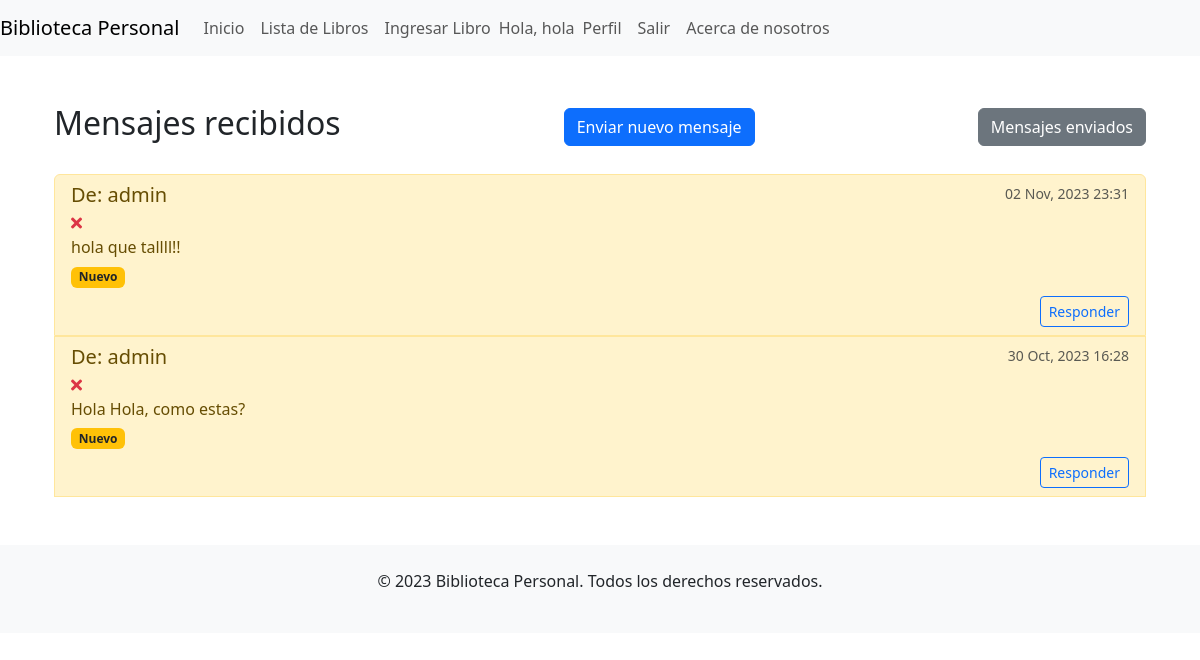
Screenshot of /mensajes/bandeja_entrada/ (signed in) with the database file from the repository.
### mensajeria/models.py (models this page shows, shortened)
class Mensaje(models.Model):
    emisor = models.ForeignKey(User, related_name='mensajes_enviados', on_delete=models.CASCADE)
    receptor = models.ForeignKey(User, related_name='mensajes_recibidos', on_delete=models.CASCADE)
    contenido = models.TextField()
    fecha_enviado = models.DateTimeField(auto_now_add=True)
    leido = models.BooleanField(default=False)
    mensaje_original = models.ForeignKey('self', null=True, blank=True, on_delete=models.SET_NULL, related_name='respuestas')

### mensajeria/views.py (the view)
# urls.py: path('bandeja_entrada/', views.bandeja_entrada, name='bandeja_entrada'),
@login_required
def bandeja_entrada(request):
    mensajes_recibidos = Mensaje.objects.filter(receptor=request.user).order_by('-fecha_enviado')
    form = MensajeForm()
    return render(request, 'mensajeria/bandeja_entrada.html', {'mensajes': mensajes_recibidos, 'form': form})

### mensajeria/templates/mensajeria/bandeja_entrada.html (shortened to what this page needs)
{% extends "inicio/homepage.html" %} {% block content %}
<div class="container mt-5 mb-5">
  <div class="d-flex justify-content-between align-items-center">
    <h2>Mensajes recibidos</h2>
    <button
      type="button"
      class="btn btn-primary"
      data-bs-toggle="modal"
      data-bs-target="#enviarMensajeModal"
    >
      Enviar nuevo mensaje
    </button>
    <a href="{% url 'mensajes_enviados' %}" class="btn btn-secondary">
      Mensajes enviados
    </a>
  </div>
  {% if mensajes %}
  <ul class="list-group mt-4">
    {% for mensaje in mensajes %}
    <li
      class="list-group-item {% if not mensaje.leido %}list-group-item-warning{% endif %}"
    >
      <div class="d-flex w-100 justify-content-between">
        <h5 class="mb-1">De: {{ mensaje.emisor.username }}</h5>
        <small class="text-muted"
          >{{ mensaje.fecha_enviado|date:"d M, Y H:i" }}</small
        >
      </div>
      <div class="d-flex align-items-center">
        <a
          href="{% url 'eliminar_mensaje' mensaje.id %}"
          class="text-danger mr-2"
          title="Eliminar mensaje"
        >
          <i class="fas fa-times"></i>
        </a>
      </div>
      <p class="mb-1">{{ mensaje.contenido|truncatewords:20 }}</p>
      {% if not mensaje.leido %}
      <span class="badge bg-warning text-dark">Nuevo</span>
      {% endif %}
      <div class="mt-2 d-flex justify-content-end">
        {% if mensaje.emisor %}
        <button
          type="button"
          class="btn btn-sm btn-outline-primary"
          data-bs-toggle="modal"
          data-bs-target="#responderMensajeModal-{{ mensaje.id }}"
        >
          Responder
        </button>
        {% else %}
        <small class="text-muted"
          >El usuario no existe o ha desactivado su cuenta.</small
        >
        {% endif %}
      </div>
    </li>
    {% endfor %}
  </ul>
  {% else %}
  <div class="alert alert-info mt-3">Todavía no tienes ningún mensaje.</div>
  {% endif %}
</div>
{% endblock %}

### inicio/templates/inicio/homepage.html (shortened to what this page needs)
{% load static %}
<!DOCTYPE html>
<html lang="en">
  <head>
    <link rel="stylesheet" href="{% static 'css/bootstrap.min.css' %}" />
    <link
      rel="stylesheet"
      href="https://cdnjs.cloudflare.com/ajax/libs/font-awesome/5.15.3/css/all.min.css"
    />
    <link
      rel="stylesheet"
      type="text/css"
      href="{% static 'css/custom.css' %}"
    />
  </head>
  <body>
    <nav class="navbar navbar-expand-lg navbar-light bg-light">
      <a class="navbar-brand" href="#">Biblioteca Personal</a>
      <div class="collapse navbar-collapse" id="navbarNav">
        <ul class="navbar-nav">
          <li class="nav-item active">
            <a
              class="nav-link btn btn-outline-primary"
              href="{% url 'homepage' %}"
              >Inicio</a
            >
          </li>
          {% if user.is_authenticated %}
          <li class="nav-item">
            <a class="nav-link" href="{% url 'lista_libros' %}"
              >Lista de Libros</a
            >
          </li>
          <li class="nav-item">
            <a class="nav-link" href="{% url 'ingresar_libro' %}"
              >Ingresar Libro</a
            >
          </li>
          {% endif %}
        </ul>
        <ul class="navbar-nav ml-auto">
          {% if user.is_authenticated %}
          <span class="navbar-text greeting-text"
            >Hola, {{ user.username }}</span
          >
          <li class="nav-item">
            <a class="nav-link" href="{% url 'perfil' %}">Perfil</a>
          </li>
          <li class="nav-item">
            <a class="nav-link greeting-link" href="{% url 'logout' %}"
              >Salir</a
            >
          </li>
          {% endif %}
          <li class="nav-item">
            <a class="nav-link" href="{% url 'about' %}">Acerca de nosotros</a>
          </li>
        </ul>
      </div>
    </nav>
    <div class="container mt-4">
       {% block content %} {% endblock %}
    </div>
    <footer class="bg-light py-4 mt-4">
      <div class="container text-center">
        <p>&copy; 2023 Biblioteca Personal. Todos los derechos reservados.</p>
      </div>
    </footer>
  </body>
</html>

### static/css/custom.css (style rules this page uses)
.navbar-nav.ml-auto { display: flex; align-items: center; }
.navbar { display: flex; justify-content: space-between; }
.navbar-nav { display: flex; align-items: center; }

### rows the page displays
Mensaje: emisor.username "admin", fecha_enviado "02 Nov, 2023 23:31", contenido "hola que tallll!!", leido "Nuevo"
Mensaje: emisor.username "admin", fecha_enviado "30 Oct, 2023 16:28", contenido "Hola Hola, como estas?", leido "Nuevo"

### other values shown
{{ user.username }} "hola"
